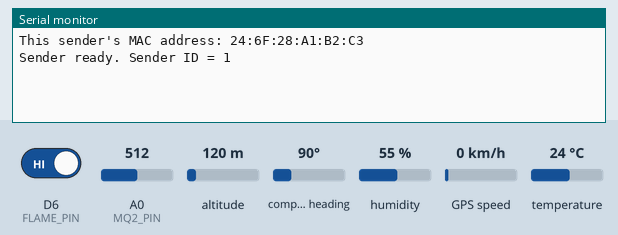
Simulated run of this sketch. Board: ESP8266 (NodeMCU). Shown: the last lines printed to the serial monitor. The test bench sets the inputs (shaded band); at power-on: temperature 24 °C, D6 (FLAME_PIN) HIGH, A0 (MQ2_PIN) = 512, humidity 55 %, altitude 120 m, compass heading 90°, GPS speed 0 km/h. The GPS gets a fix after 3 s at 37.7749, -122.4194 with 8 satellites.

Above: at 1.2 s.
1.3 s: temperature set to 4 °C
At 4.2 s:
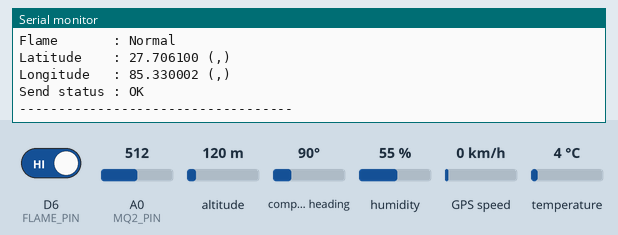
4.5 s: D6 (FLAME_PIN) driven LOW
7.5 s: temperature set to 12 °C
At 10.1 s:
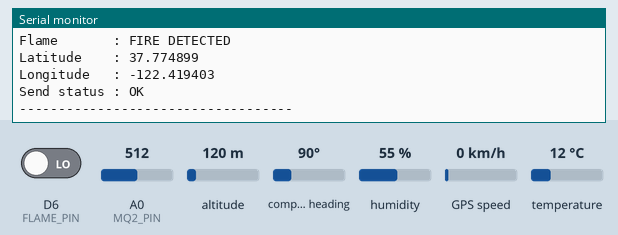
10.5 s: A0 (MQ2_PIN) set to 716
12.0 s: humidity set to 22 %
13.5 s: A0 (MQ2_PIN) set to 992
Timing chart, 0 to 16.0 s (numbered marks = the images above; inputs shaded):
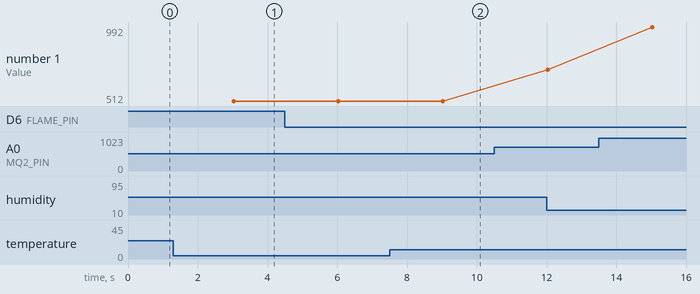

The sketch:

sender_scode1.ino
```cpp
/*
  ============================================================
  SENDER NODE MCU CODE - Multi-Sensor ESP-NOW Transmitter
  ============================================================
  Project   : Fire Detection and Environmental Monitoring System
  Board     : NodeMCU ESP8266 (Sender 1)
  Protocol  : ESP-NOW (sends to Receiver NodeMCU)

  SENDER_ID is set to 1 for this board.
  Receiver MAC Address used below: 50:02:91:e1:4a:44

  Required libraries (install via Library Manager):
      * DHT sensor library (Adafruit)
      * Adafruit Unified Sensor
      * TinyGPSPlus
  ============================================================
*/

#include <ESP8266WiFi.h>
#include <espnow.h>
#include <DHT.h>
#include <SoftwareSerial.h>
#include <TinyGPS++.h>

// ---------- CHANGE THIS FOR EACH SENDER BOARD ----------
#define SENDER_ID 1   // Use 1 for Sender-1, 2 for Sender-2
// --------------------------------------------------------

// ---------------- Pin Definitions (as wired) ----------------
#define DHTPIN      D2      // DHT11 data pin
#define DHTTYPE     DHT11
#define MQ2_PIN     A0      // MQ2 analog output
#define FLAME_PIN   D6      // Flame sensor digital output
#define GPS_RX_PIN  D1      // NodeMCU RX  <- GPS TX
#define GPS_TX_PIN  D0      // NodeMCU TX  -> GPS RX

// Receiver's MAC address: 50:02:91:e1:4a:44
uint8_t receiverMAC[] = {0x50, 0x02, 0x91, 0xE1, 0x4A, 0x44};

DHT dht(DHTPIN, DHTTYPE);
SoftwareSerial gpsSerial(GPS_RX_PIN, GPS_TX_PIN);
TinyGPSPlus gps;

// ---------------- Data Packet Structure ----------------
// This exact structure must be mirrored on the receiver side.
typedef struct struct_message {
  uint8_t senderId;
  float   temperature;
  float   humidity;
  int     mq2Value;
  bool    flameDetected;
  float   latitude;
  float   longitude;
  bool    gpsFix;
} struct_message;

struct_message dataPacket;

unsigned long lastSendTime = 0;
const unsigned long sendInterval = 3000; // send readings every 3 seconds

// ---------------- ESP-NOW Send Callback ----------------
void onDataSent(uint8_t *mac_addr, uint8_t sendStatus) {
  Serial.print("Send status: ");
  Serial.println(sendStatus == 0 ? "Success" : "Fail");
}

void setup() {
  Serial.begin(115200);
  gpsSerial.begin(9600);
  dht.begin();
  pinMode(FLAME_PIN, INPUT);

  WiFi.mode(WIFI_STA);
  WiFi.setSleepMode(WIFI_NONE_SLEEP); // Prevent modem sleep from disrupting DHT11 timing
  Serial.print("This sender's MAC address: ");
  Serial.println(WiFi.macAddress());

  if (esp_now_init() != 0) {
    Serial.println("ESP-NOW init failed. Restarting...");
    ESP.restart();
    return;
  }

  esp_now_set_self_role(ESP_NOW_ROLE_CONTROLLER);
  esp_now_add_peer(receiverMAC, ESP_NOW_ROLE_SLAVE, 1, NULL, 0);
  esp_now_register_send_cb(onDataSent);

  Serial.println("Sender ready. Sender ID = " + String(SENDER_ID));
}

void loop() {
  // Continuously feed incoming GPS characters to the parser
  while (gpsSerial.available() > 0) {
    gps.encode(gpsSerial.read());
  }

  if (millis() - lastSendTime >= sendInterval) {
    lastSendTime = millis();
    readAndSendSensorData();
  }
}

void readAndSendSensorData() {
  dataPacket.senderId = SENDER_ID;

  // ---- DHT11 (Temperature & Humidity) ----
  // GPS SoftwareSerial generates RX interrupts whenever data arrives, and if
  // one fires during the DHT11's microsecond-timed handshake, the read gets
  // corrupted. We temporarily pause the GPS listener during the DHT11 read
  // so it can complete without interruption, then resume listening after.
  gpsSerial.stopListening();

  float h = NAN, t = NAN;
  for (int attempt = 0; attempt < 5; attempt++) {
    h = dht.readHumidity();
    t = dht.readTemperature();
    if (!isnan(h) && !isnan(t)) break;
    delay(1000);
  }

  gpsSerial.listen(); // resume GPS reading

  if (isnan(h) || isnan(t)) {
    Serial.println("Failed to read from DHT11 sensor after retries!");
    dataPacket.temperature = -1;
    dataPacket.humidity = -1;
  } else {
    dataPacket.temperature = t;
    dataPacket.humidity = h;
  }

  // ---- MQ2 Gas/Smoke Sensor ----
  dataPacket.mq2Value = analogRead(MQ2_PIN); // 0 - 1024

  // ---- Flame Sensor ----
  // Print the raw pin state so you can confirm which logic level your
  // specific module uses, and adjust the onboard sensitivity potentiometer
  // if it triggers with no flame present.
  int flameRaw = digitalRead(FLAME_PIN);
  Serial.print("Flame raw pin state: "); Serial.println(flameRaw);

  // Most flame sensor modules pull the digital pin LOW when flame is detected.
  // If your module behaves the opposite way (as the debug print above will
  // reveal), change LOW to HIGH below.
  dataPacket.flameDetected = (flameRaw == LOW);

  // ---- GPS ----
  // If the GPS module hasn't acquired a fix yet (e.g. indoors, or still
  // acquiring satellites), fall back to a known reference location instead
  // of sending 0.0, 0.0 (which would incorrectly plot as a point in the
  // ocean off the coast of Africa). gpsFix stays false either way, so the
  // receiver/Raspberry Pi can still tell this is a fallback, not a live fix.
  const float FALLBACK_LATITUDE  = 27.7061;  // 27.7061° N
  const float FALLBACK_LONGITUDE = 85.3300;  // 85.3300° E

  if (gps.location.isValid()) {
    dataPacket.latitude  = gps.location.lat();
    dataPacket.longitude = gps.location.lng();
    dataPacket.gpsFix    = true;
  } else {
    dataPacket.latitude  = FALLBACK_LATITUDE;
    dataPacket.longitude = FALLBACK_LONGITUDE;
    dataPacket.gpsFix    = false;
  }

  // ---- Send packet via ESP-NOW ----
  uint8_t result = esp_now_send(receiverMAC, (uint8_t *) &dataPacket, sizeof(dataPacket));

  // ---- Debug output ----
  Serial.println("---------- Sending Data ----------");
  Serial.print("Sender ID   : "); Serial.println(dataPacket.senderId);
  Serial.print("Temperature : "); Serial.print(dataPacket.temperature); Serial.println(" C");
  Serial.print("Humidity    : "); Serial.print(dataPacket.humidity); Serial.println(" %");
  Serial.print("MQ2 Value   : "); Serial.println(dataPacket.mq2Value);
  Serial.print("Flame       : "); Serial.println(dataPacket.flameDetected ? "FIRE DETECTED" : "Normal");
  if (dataPacket.gpsFix) {
    Serial.print("Latitude    : "); Serial.println(dataPacket.latitude, 6);
    Serial.print("Longitude   : "); Serial.println(dataPacket.longitude, 6);
  } else {
    Serial.print("Latitude    : "); Serial.print(dataPacket.latitude, 6); Serial.println(" (,)");
    Serial.print("Longitude   : "); Serial.print(dataPacket.longitude, 6); Serial.println(" (,)");
  }
  Serial.println(result == 0 ? "Send status : OK" : "Send status : ERROR");
  Serial.println("-----------------------------------");
}
```

Measured:
- after the input at 1.3 s, the serial monitor: prints a new line after 1.7 s (image 1)
- after the input at 7.5 s, the serial monitor: prints a new line after 1.5 s (image 2)
- plotted number 1: 716 → 992 after the input at 13.5 s
